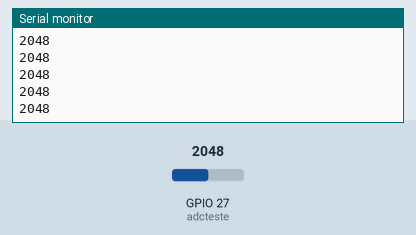
This sketch was run on a simulated ESP32. Parts: the last lines printed to the serial monitor. The inputs (shaded band) are chosen by the test bench; at power-on: GPIO 27 (adcteste) = 2048.

Above: at 1.2 s.
1.3 s: GPIO 27 (adcteste) set to 2866
At 1.32 s:
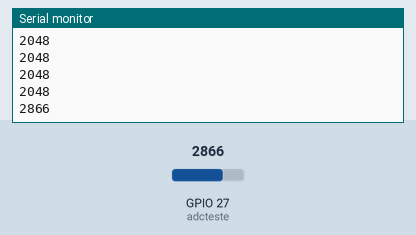
2.8 s: GPIO 27 (adcteste) set to 3603
At 2.82 s:
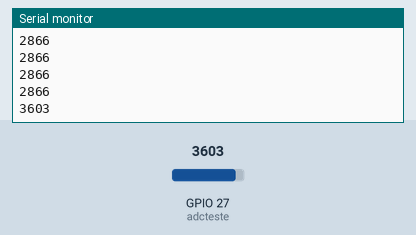
Timing chart, 0 to 5.8 s (numbered marks = the images above; inputs shaded):
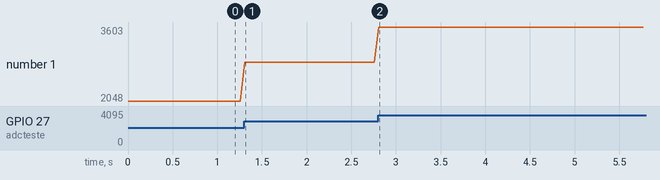

The sketch:

testesensor.ino
```cpp
const int adcteste = 27;

void setup() {
  // Inicia a comunicacao serial para exibir os dados no Plotter Serial
  Serial.begin(115200);
}

void loop() {
  Serial.println(analogRead(adcteste));

  // Atraso para nao sobrecarregar a porta serial
  delay(50);
}
```

Measured:
- after the input at 1.3 s, the serial monitor: prints a new line at once (image 1)
- after the input at 2.8 s, the serial monitor: prints a new line at once (image 2)
- plotted number 1: 2048 → 2866 after the input at 1.3 s, 2866 → 3603 after the input at 2.8 s
